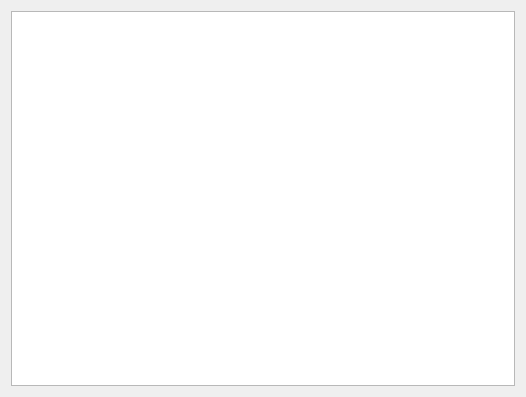
<?xml version="1.0" encoding="UTF-8"?>
<ui version="4.0">
 <class>Widget</class>
 <widget class="QWidget" name="Widget">
  <property name="geometry">
   <rect>
    <x>0</x>
    <y>0</y>
    <width>526</width>
    <height>397</height>
   </rect>
  </property>
  <property name="windowTitle">
   <string>Widget</string>
  </property>
  <layout class="QVBoxLayout" name="verticalLayout">
   <item>
    <widget class="QTableWidget" name="tableWidget"/>
   </item>
  </layout>
 </widget>
 <layoutdefault spacing="6" margin="11"/>
 <resources/>
 <connections/>
</ui>
